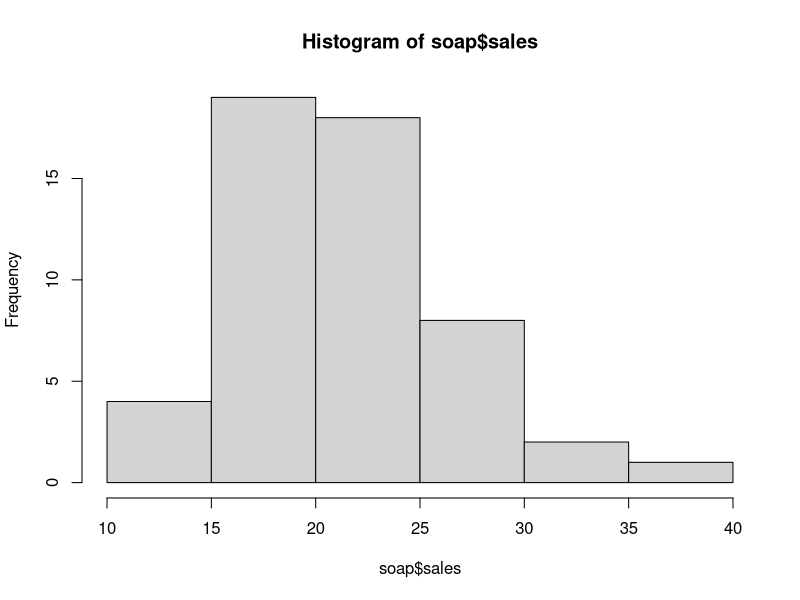
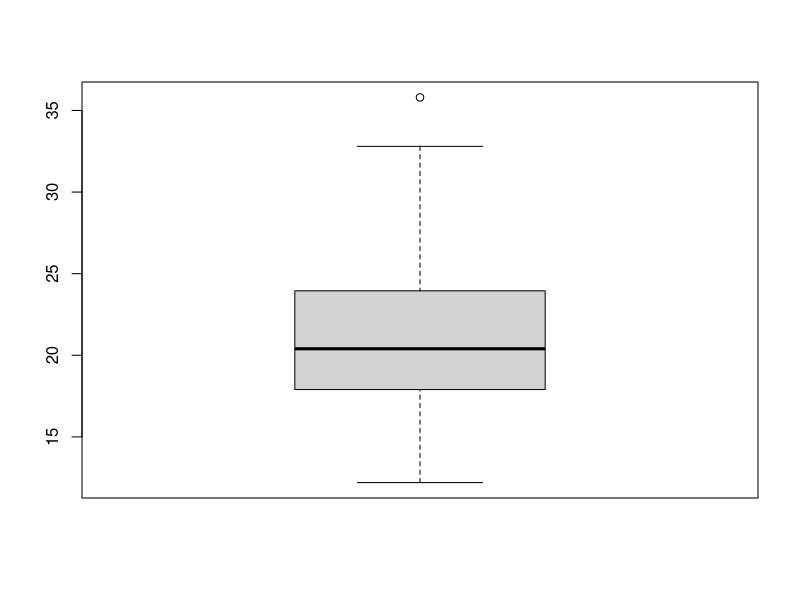

Reproduce these figures in R, in order. (Note: this script raises an error after producing the figures.)
soap <- read.csv("soap_sales.csv")

# 1) Execute summary(), stem(), histogram() and boxplot(). Observe the results.

summary(soap$sales)
hist(soap$sales)
stem(soap$sales)
boxplot(soap$sales)
100*sd(soap$sales)/mean(soap$sales)  # Compute percent CV.
# 2) Calculate and compare the 20% trimmed mean to the mean from summary().

mean(soap$sales)
mean(soap$sales, trim=.2)

# 3) Calculate the skewness and kurtosis, plot qqnorm(), qqline() and plot.ecdf(). Compare to the
# results of Parts 1 and 2.

sk <- skewness(soap$sales)
ku <- kurtosis(soap$sales)
sk
ku

qq <- qqnorm(soap$sales)
ql <- qqline(soap$sales)
plot(qq)
plot(ql)

mu <- mean(soap$sales)
std <- sd(soap$sales)
sales <- (soap$sales - mu)/std


normal <- rnorm(1000, mean = 0, sd = 1)
plot.ecdf(normal, xlab = "Standard Normal Variable x", main = "Comparison to Standard Normal")
plot.ecdf(sales, col = "blue", pch =2, add=TRUE)
abline(v = 0.0, lty = 2, col = "red")

# 4) Construct a six-cell relative frequency table with lower cell boundary starting at 10 and cell
# width of 5. Calculate the mean and standard deviation from the grouped data.

cells <- seq(from = 10, to =40, by = 5)
center <- seq(from = 12.5, to =40-2.5, by = 5)

sales <- soap$sales
buckets <- cut(sales, cells, include.lowest = TRUE, right=FALSE)
buckets <- prop.table(table(buckets))
df.buckets <- data.frame(buckets, center)

count <- df.buckets$Freq*length(soap$sales)
df.buckets <- data.frame(df.buckets, count)

hist(soap$sales, breaks=cells, main = "Frequency in Each Cell", right = FALSE)
lines(df.buckets$center, df.buckets$count, type = "b", col = "red")

mean <- sum(df.buckets$Freq*df.buckets$center)
mean
mean(soap$sales)

delta2 <- (df.buckets$center - mean)**2
std <- sqrt(sum(delta2*df.buckets$Freq))
std
